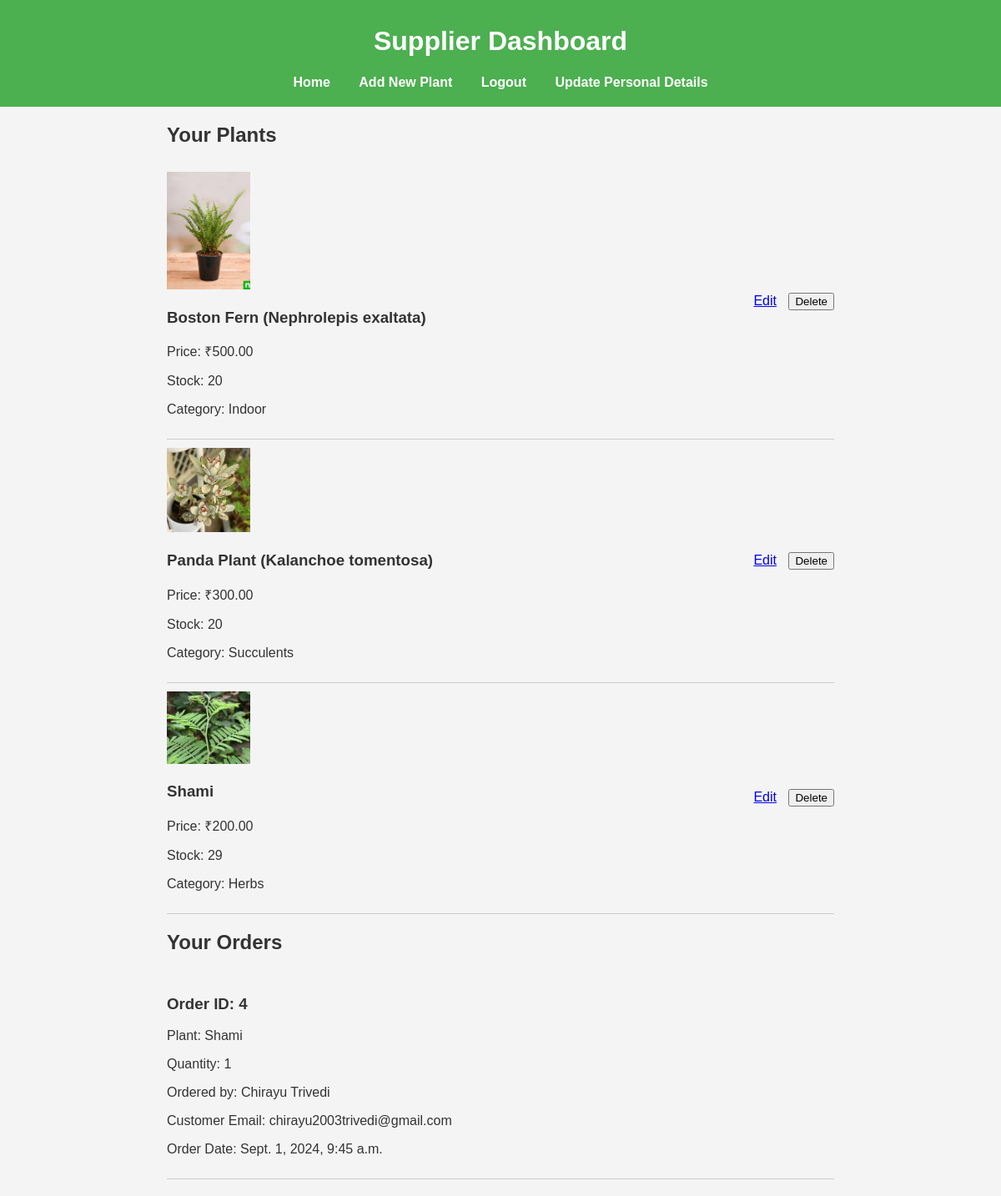
/supplier_dashboard (signed in), run on the app's committed database.
### store/models.py (models this page shows, shortened)
class Plant(models.Model):
    supplier = models.ForeignKey(Supplier, on_delete=models.CASCADE, related_name='plants')
    name = models.CharField(max_length=255)
    description = models.TextField()
    price = models.DecimalField(max_digits=10, decimal_places=2)
    image = models.ImageField(upload_to='plants/', blank=True, null=True)
    stock = models.PositiveIntegerField(default=0)
    category = models.ForeignKey(Category, on_delete=models.SET_NULL, null=True, blank=True)

class Category(models.Model):
    name = models.CharField(max_length=100)
    description = models.TextField()

class Order(models.Model):
    customer = models.ForeignKey(Customer, on_delete=models.CASCADE)
    plant = models.ForeignKey(Plant, on_delete=models.CASCADE)
    quantity = models.IntegerField()
    order_date = models.DateTimeField(auto_now_add=True)

class Customer(models.Model):
    user = models.OneToOneField(settings.AUTH_USER_MODEL, on_delete=models.CASCADE, null=True, blank=True)
    first_name = models.CharField(max_length=100)
    last_name = models.CharField(max_length=100)
    email = models.EmailField()
    address = models.TextField()

### store/views.py (the view)
# urls.py: path('supplier_dashboard', views.supplier_dashboard, name='supplier_dashboard'),
def supplier_dashboard(request):
    supplier = request.user.supplier
    plants = supplier.plants.all()
    orders = Order.objects.filter(plant__supplier=supplier)  # Get all orders related to this supplier
    context = {
        'supplier': supplier,
        'orders': orders
    }
    return render(request, 'store/supplier_dashboard.html', context)

### store/templates/store/supplier_dashboard.html (shortened to what this page needs)
{% load static %}
<!DOCTYPE html>
<html>
<head>
    <link rel="stylesheet" href="/static/store/css/styles.css">
</head>
<body>
    <header>
        <h1>Supplier Dashboard</h1>
        <nav>
            <a href="/supplier_dashboard">Home</a>
            <a href="/add_plant/">Add New Plant</a>
            <a href="/logout/">Logout</a>
            <a href="/update_supplier/">Update Personal Details</a>
        </nav>
    </header>
    <div class="plant-list">
        <h2>Your Plants</h2>
        {% for plant in supplier.plants.all %}
            <div class="plant-item">
                <div class="details">
                    {% if plant.image %}
                        <img src="{{ plant.image.url }}" alt="{{ plant.name }}">
                    {% endif %}
                    <div>
                        <h3>{{ plant.name }}</h3>
                        <p>Price: ₹{{ plant.price }}</p>
                        <p>Stock: {{ plant.stock }}</p>
                        <p>Category: {{ plant.category.name }}</p>
                    </div>
                </div>
                <div class="actions">
                    <a href="{% url 'edit_plant' plant.id %}">Edit</a>
                    <form action="{% url 'delete_plant' plant.id %}" method="post" style="display:inline;">
                        <button type="submit" onclick="return confirm('Are you sure you want to delete this plant?');">Delete</button>
                    </form>
                </div>
            </div>
        {% endfor %}
    </div>
    <div class="order-list">
        <h2>Your Orders</h2>
        {% if orders %}
            {% for order in orders %}
                <div class="order-item">
                    <div class="details">
                        <div>
                            <h3>Order ID: {{ order.id }}</h3>
                            <p>Plant: {{ order.plant.name }}</p>
                            <p>Quantity: {{ order.quantity }}</p>
                            <p>Ordered by: {{ order.customer.first_name }} {{ order.customer.last_name }}</p>
                            <p>Customer Email: {{ order.customer.email }}</p>
                            <p>Order Date: {{ order.order_date }}</p>
                        </div>
                    </div>
                </div>
            {% endfor %}
        {% else %}
            <p>No orders yet.</p>
        {% endif %}
    </div>
</body>
</html>

### store/static/store/css/styles.css (style rules this page uses)
body { font-family: Arial, sans-serif; margin: 0; padding: 0; color: #333; background-color: #f4f4f4; }
header { background-color: #4CAF50; color: white; padding: 10px 0; text-align: center; }
nav { margin: 10px 0; }
nav a { color: white; text-decoration: none; margin: 0 15px; font-weight: bold; }

### store/templates/store/supplier_dashboard.html (style rules this page uses)
.plant-list, .order-list { max-width: 800px; margin: 20px auto; }
.plant-item, .order-item { display: flex; justify-content: space-between; align-items: center; border-bottom: 1px solid #ccc; padding: 10px 0; }
.plant-item img, .order-item img { max-width: 100px; margin-right: 20px; }
.actions a, .actions form { margin-left: 10px; }

### data on the page
Plant: image (picture), name "Boston Fern (Nephrolepis exaltata)", price "500.00", stock "20", category.name "Indoor"
Plant: image (picture), name "Panda Plant (Kalanchoe tomentosa)", price "300.00", stock "20", category.name "Succulents"
Plant: image (picture), name "Shami", price "200.00", stock "29", category.name "Herbs"
Order: id "4", plant.name "Shami", quantity "1", customer.first_name "Chirayu", customer.last_name "Trivedi", customer.email "chirayu2003trivedi@gmail.com", order_date "Sept. 1, 2024, 9:45 a.m."
